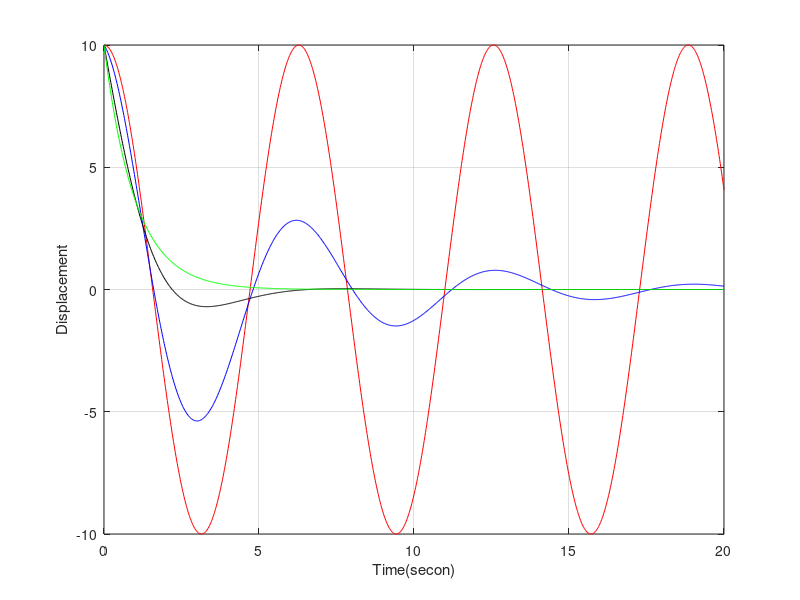

This figure's MATLAB source:
clear all
close all
t = linspace(0,20,1000);
w0=1;
A=10;

r=0
w1=sqrt(w0^2-r^2);
x=A*exp(-r*t).*cos(w1*t);
plot(t,x,'r')
hold on;

r=0.2
w1=sqrt(w0^2-r^2);
x=A*exp(-r*t).*cos(w1*t);
plot(t,x,'b')
hold on;

r=0.7
w1=sqrt(w0^2-r^2);
x=A*exp(-r*t).*cos(w1*t);
plot(t,x,'k')
hold on;


r=1
w1=sqrt(w0^2-r^2);
x=A*exp(-r*t).*cos(w1*t);
plot(t,x,'g')
xlabel('Time(secon)')
ylabel('Displacement')
grid on
hold on;